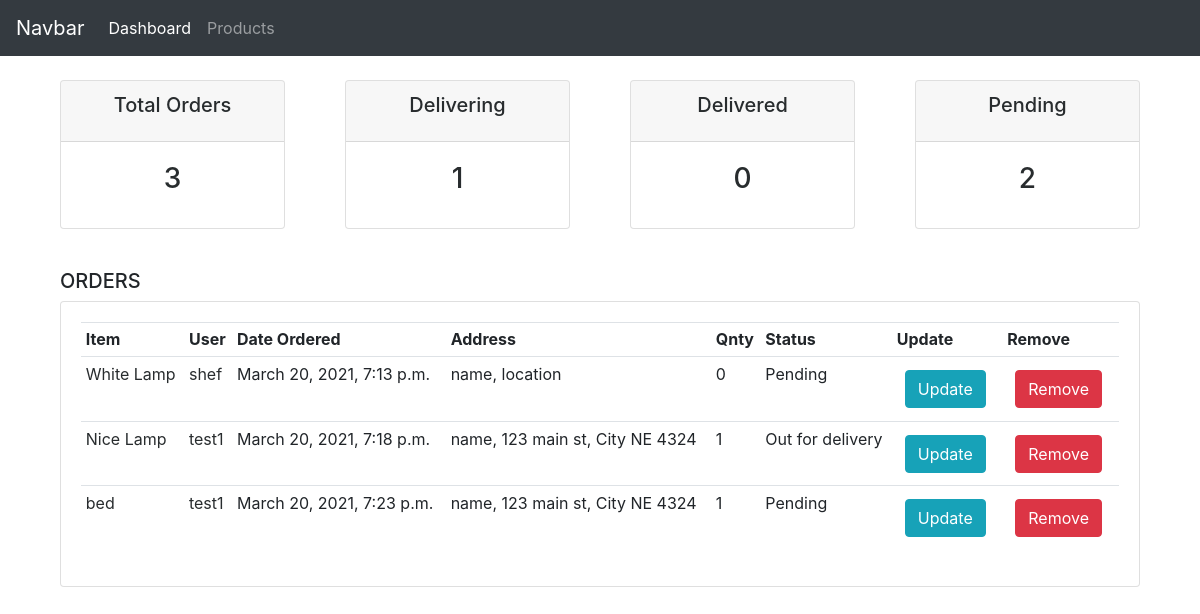
Page /dashboard/ on the earlier database version.
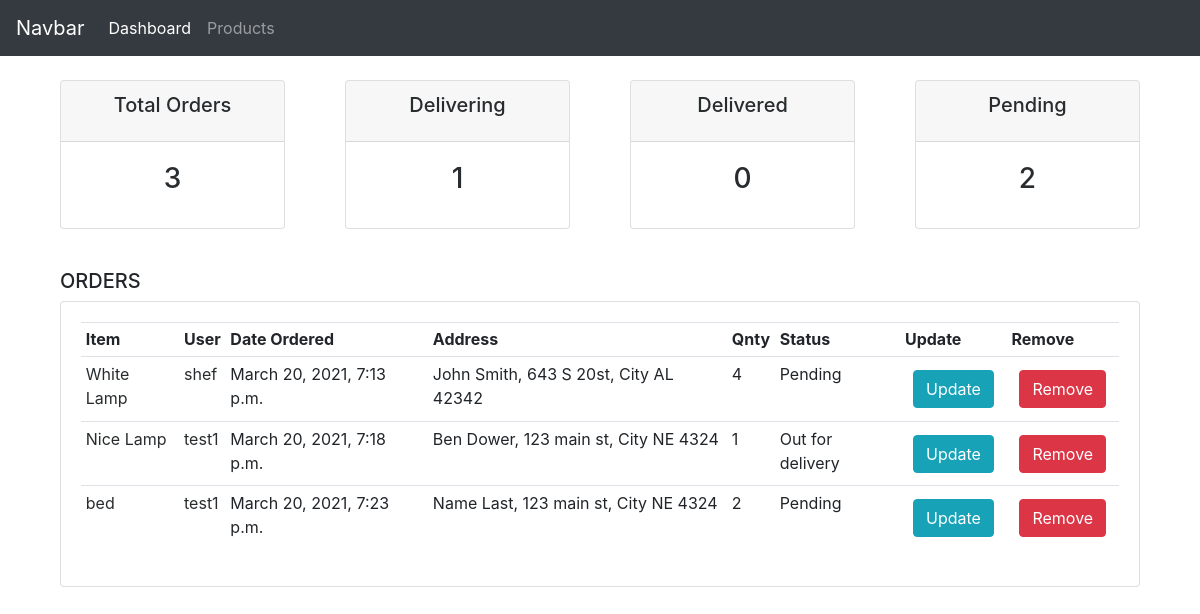
Same page on the later database version.
### store/models.py (models this page shows, shortened)
class Order(models.Model):
    STATUS = (
        ('Pending', 'Pending'),
        ('Out for delivery', 'Out for delivery'),
        ('Delivered', 'Delivered')
    )
    user = models.ForeignKey(User, on_delete=models.SET_NULL, null=True)
    name = models.CharField(max_length=300)
    address = models.CharField(max_length=300)
    order_item = models.ForeignKey(Product, on_delete=models.SET_NULL, null=True)
    date_created = models.DateTimeField(auto_now_add=True)
    status = models.CharField(max_length=200, null=True, choices=STATUS, default='Pending')
    quantity = models.IntegerField(default=0)

class Product(models.Model):
    title = models.CharField(max_length=200)
    price = models.DecimalField(max_digits=30, decimal_places=2)
    picture = models.CharField(max_length=300)
    category = models.CharField(max_length=200)
    sub_category = models.CharField(max_length=200)
    inventory_amount = models.IntegerField(default=10)

### accounts/views.py (the view)
# urls.py: path('', views.home, name='dashboard'),
def home(request):
    orders = Order.objects.all()
    pending = orders.filter(status='Pending').count()
    delivered = orders.filter(status='Delivered').count()
    delivering = orders.filter(status='Out for delivery').count()
    total = orders.count()
    customers = Customer.objects.all()
    pending_orders = orders.filter(status='Pending').order_by('-id')
    context = {'pending_orders': pending_orders, 'pending': pending, 'delivered': delivered, 'delivering': delivering,
               'total': total, 'orders': orders, 'customers': customers}
    return render(request, 'accounts/dashboard.html', context)

### accounts/templates/accounts/dashboard.html
{% extends 'accounts/main.html' %}
{% block content %}
{% include 'accounts/status.html' %}
<br>
<div class="container">
		<div class="col-md-12">
			<h5>ORDERS</h5>
			<div class="card card-body">
				<table class="table table-sm">
					<tr>
						<th>Item</th>
						<th>User</th>
						<th>Date Ordered</th>
						<th>Address</th>
						<th>Qnty</th>
						<th>Status</th>
						<th>Update</th>
						<th>Remove</th>
					</tr>
					{% for order in orders %}
						<tr>
							<td><a href="/store/item{{ order.order_item.id }}">{{ order.order_item.title }}</a></td>
							<td><a href="customer{{order.order_customer.id}}">{{ order.user }}</a></td>
							<td>{{ order.date_created}}</td>
							<td>{{order.name}}, {{ order.address }}</td>
							<td>{{ order.quantity }}</td>
							<td>{{ order.status }}</td>
							<td><li  class="btn btn-info m-2">Update</li></td>
							<td><li class="btn btn-danger m-2">Remove</li></td>
						</tr>
					{% endfor %}
				</table>
			</div>
		</div>
	</div>
{% endblock %}

### accounts/templates/accounts/main.html (shortened to what this page needs)
<!DOCTYPE html>
{% load static%}
<html lang="en">
<head>
    <link rel="stylesheet" href="https://stackpath.bootstrapcdn.com/bootstrap/4.4.1/css/bootstrap.min.css">
      <link rel="stylesheet" href="{% static 'css/dashboard.css' %}">
</head>
<body>
    {% include 'accounts/dashboard_navbar.html' %}
    {% block content %}
    {% endblock %}
</body>
<script src="https://stackpath.bootstrapcdn.com/bootstrap/4.3.1/js/bootstrap.min.js"></script></html>

### accounts/templates/accounts/dashboard_navbar.html (shortened to what this page needs)
<nav class="navbar navbar-expand-lg navbar-dark bg-dark">
  <a class="navbar-brand" href="#">Navbar</a>
  <div class="collapse navbar-collapse" id="navbarNav">
    <ul class="navbar-nav">
      <li class="nav-item active">
        <a class="nav-link" href="#">Dashboard</a>
      </li>
      <li class="nav-item">
        <a class="nav-link" href="#">Products</a>
      </li>
    </ul>
  </div>
</nav>

### accounts/templates/accounts/status.html
<br>
<div class="container">
	<div class="row">
		<div class="col">
			<div class="col-md">
				<div class="card text-center text-white  mb-3" id="total-orders">
					  <div class="card-header">
						  <h5 class="card-title status-title">Total Orders</h5>
					  </div>
					  <div class="card-body">
						<h3 class="card-title">{{ total }}</h3>
					  </div>
				</div>
			</div>
		</div>
		<div class="col">
			<div class="col-md">
				<div class="card text-center text-white  mb-3" id="total-orders">
					  <div class="card-header">
						  <h5 class="card-title status-title">Delivering</h5>
					  </div>
					  <div class="card-body">
						<h3 class="card-title">{{ delivering }}</h3>
					  </div>
				</div>
			</div>
		</div>
		<div class="col">
			<div class="col-md">
				<div class="card text-center text-white  mb-3" id="orders-delivered">
					  <div class="card-header">
						  <h5 class="card-title status-title">Delivered</h5>
					  </div>
					  <div class="card-body">
						<h3 class="card-title">{{ delivered }}</h3>
					  </div>
				</div>
			</div>
		</div>
		<div class="col">
			<div class="col-md">
				<div class="card text-center text-white  mb-3" id="orders-pending">
					  <div class="card-header">
						  <h5 class="card-title status-title">Pending</h5>
					  </div>
					  <div class="card-body">
						<h3 class="card-title">{{ pending }}</h3>
					  </div>
				</div>
			</div>
		</div>
	</div>
</div>

### futniture_store/static/css/dashboard.css (style rules this page uses)
:root { --mainYellow: #fdbe02; --mainWhite: #fff; --mainBlack: #282c2e; --mainGrey: #9b9999; --TransGrey: rgba(0, 0, 0, 0.1); --SecondGrey: #6a666a; --MainOrange: rgba(253, 124, 77); }
.status-title { color: var(--mainBlack); }
.card-title { color: var(--mainBlack); }
a { color: var(--mainBlack); }

Differences in the rows shown:
changed Order "White Lamp": name "name" → "John Smith"; address "location" → "643 S 20st, City AL 42342"; quantity "0" → "4"
changed Order "Out for delivery": name "name" → "Ben Dower"
changed Order "bed": name "name" → "Name Last"; quantity "1" → "2"
